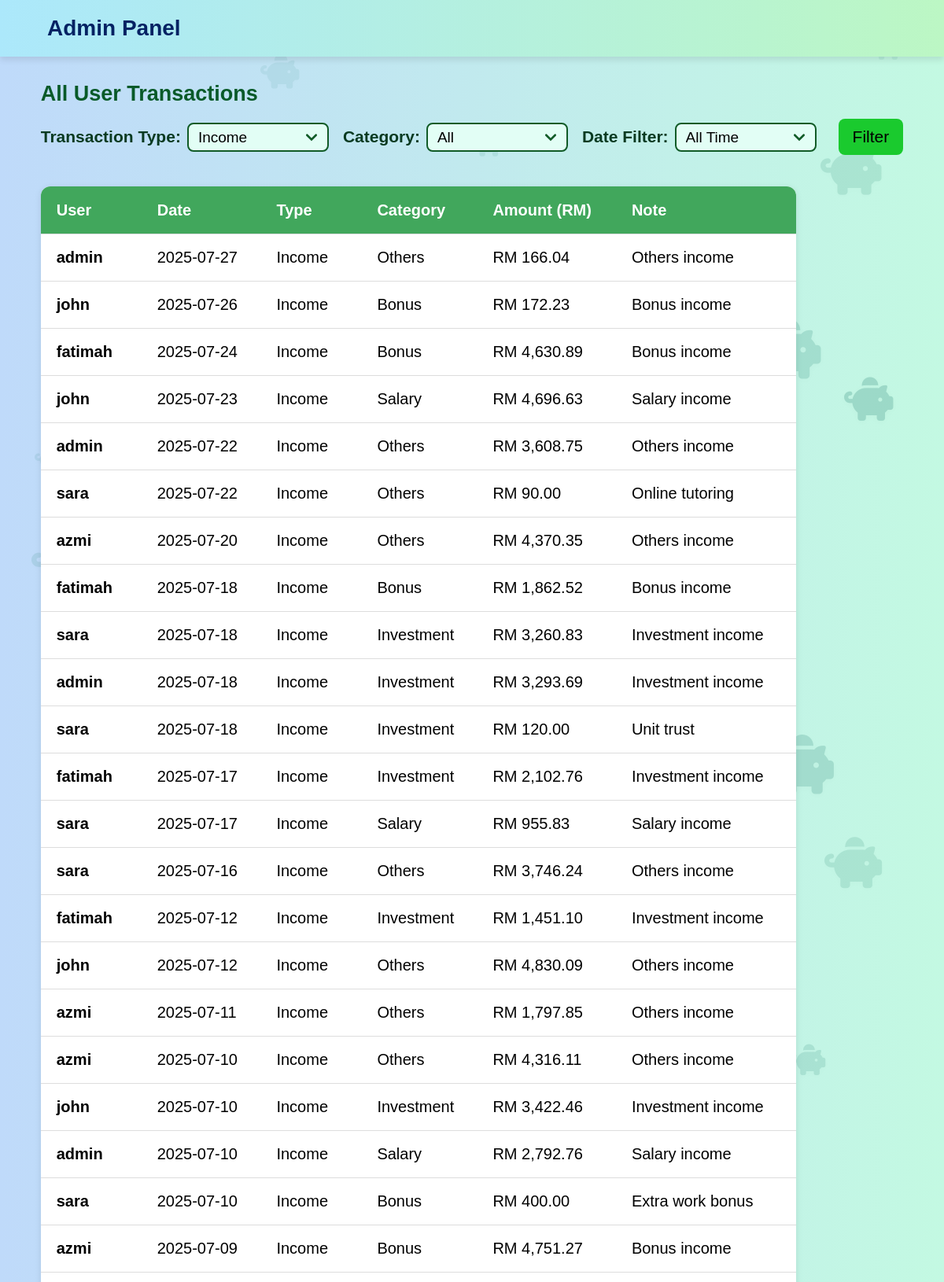
The page /admin_overview.php?type=income (signed in, upper part) on the database its author committed.
### tables this page shows
CREATE TABLE IF NOT EXISTS transactions (
    transaction_id INT AUTO_INCREMENT PRIMARY KEY,
    user_id INT NOT NULL,
    category_id INT NOT NULL,
    type ENUM('income', 'expense') NOT NULL,
    amount DECIMAL(10,2) NOT NULL,
    note TEXT,
    date DATE,
    FOREIGN KEY (user_id) REFERENCES users(user_id) ON DELETE CASCADE,
    FOREIGN KEY (category_id) REFERENCES categories(category_id) ON DELETE CASCADE
);

CREATE TABLE IF NOT EXISTS users (
    user_id INT AUTO_INCREMENT PRIMARY KEY,
    username VARCHAR(100) NOT NULL,
    email VARCHAR(100) NOT NULL UNIQUE,
    password VARCHAR(255) NOT NULL,
    role ENUM('user', 'admin') DEFAULT 'user'
);

CREATE TABLE IF NOT EXISTS categories (
    category_id INT AUTO_INCREMENT PRIMARY KEY,
    name VARCHAR(50) NOT NULL,
    type VARCHAR(50) NOT NULL  
);

### admin_overview.php (the view, shortened to what this page needs)
<?php
require_once 'admin_header.php';
require_once 'includes/db.php';
$date_filter = $_GET['date_filter'] ?? '';
?>
    <div id="piggy-bg"></div>
    <div class="piggy-container" aria-hidden="true"></div>
<main class="overviewmain">
    <section id="overview">
        <h2>All User Transactions</h2>
        <form method="GET" action="admin_overview.php">
            <div class="filtergroup">
                <label for="transactionType">Transaction Type:</label>
                <select id="OtransactionType" name="type" onchange="this.form.submit()" required>
                    <?php $selectedType = $_GET['type'] ?? 'all'; ?>
                    <option value="income" <?= $selectedType == 'income' ? 'selected' : '' ?>>Income</option>
                </select>
            </div>
            <div class="filtergroup">
                <label for="category">Category:</label>
                <select name="category" id="Ocategory">
                    <option value="">All</option>
                </select>
            </div>
            <div class="filtergroup">
                <label for="date_filter">Date Filter:</label>
                <select name="date_filter" id="Odate_filter">
                    <option value="" <?= $date_filter == '' ? 'selected' : '' ?>>All Time</option>
                </select>
            </div>
            <div class="filtergroup">
                <button type="submit" class="filterbtn">Filter</button>
            </div>
        </form>
        <?php
        $selectedType = isset($_GET['type']) ? $_GET['type'] : 'all';
        if ($selectedType === 'all') {
            $transactionTypes = ['income', 'expense'];
            foreach ($transactionTypes as $currentType) {
                echo "<h3>" . ucfirst($currentType) . " Transactions</h3>";
                echo "<table>";
                echo "<thead>
                        <tr>
                            <th>User</th>
                            <th>Date</th>
                            <th>Category</th>
                            <th>Amount (RM)</th>
                            <th>Note</th>
                        </tr>
                      </thead>";
                echo "<tbody>";
                $sql = "SELECT t.*, c.name AS category_name, u.username
                        FROM transactions t
                        JOIN categories c ON t.category_id = c.category_id
                        JOIN users u ON t.user_id = u.user_id
                        WHERE t.type = ?";
                $params = [$currentType];
                $types = "s";
                if (!empty($_GET['category'])) {
                    $sql .= " AND t.category_id = ?";
                    $params[] = $_GET['category'];
                    $types .= "i";
                }
                if (!empty($_GET['date_filter']) && is_numeric($_GET['date_filter'])) {
                    $days = (int)$_GET['date_filter'];
                    $sql .= " AND t.date >= DATE_SUB(CURDATE(), INTERVAL ? DAY)";
                    $params[] = $days;
                    $types .= "i";
                }
                $sql .= " ORDER BY t.date DESC, t.transaction_id DESC";
                $stmt = $conn->prepare($sql);
                if ($stmt) {
                    $stmt->bind_param($types, ...$params);
                    $stmt->execute();
                    $result = $stmt->get_result();
                    if ($result->num_rows > 0) {
                        $total = 0;
                        while ($row = $result->fetch_assoc()) {
                            $total += $row['amount'];
                            echo "<tr>
                                    <td><strong>" . htmlspecialchars($row['username']) . "</strong></td>
                                    <td>" . htmlspecialchars($row['date']) . "</td>
                                    <td>" . htmlspecialchars($row['category_name']) . "</td>
                                    <td>" . number_format($row['amount'], 2) . "</td>
                                    <td>" . htmlspecialchars($row['note']) . "</td>
                                  </tr>";
                        }
                        echo "<tr style='font-weight: bold; background-color: #f0f0f0;'>
                                <td colspan='3'>Total " . ucfirst($currentType) . "</td>
                                <td>RM " . number_format($total, 2) . "</td>
                                <td></td>
                              </tr>";
                    } else {
                        echo "<tr><td colspan='5' style='text-align: center; padding: 20px;'>No " . $currentType . " transactions found.</td></tr>";
                    }
                    $stmt->close();
                } else {
                    echo "<tr><td colspan='5' style='text-align: center; padding: 20px; color: red;'>Error preparing query: " . htmlspecialchars($conn->error) . "</td></tr>";
                }
                echo "</tbody>";
                echo "</table>";
                echo "<br>";
            }
        } else {
            echo "<table>";
            echo "<thead>
                    <tr>
                        <th>User</th>
                        <th>Date</th>
                        <th>Type</th>
                        <th>Category</th>
                        <th>Amount (RM)</th>
                        <th>Note</th>
                    </tr>
                  </thead>";
            echo "<tbody>";
            $sql = "SELECT t.*, c.name AS category_name, u.username
                    FROM transactions t
                    JOIN categories c ON t.category_id = c.category_id
                    JOIN users u ON t.user_id = u.user_id
                    WHERE 1";
            $params = [];
            $types = "";
            if (!empty($_GET['type']) && $_GET['type'] !== 'all') {
                $sql .= " AND t.type = ?";
                $params[] = $_GET['type'];
                $types .= "s";
            }
            $sql .= " ORDER BY t.date DESC, t.transaction_id DESC";
            $stmt = $conn->prepare($sql);
            if ($stmt && !empty($params)) {
                $stmt->bind_param($types, ...$params);
            }
            $stmt->execute();
            $result = $stmt->get_result();
            if ($result->num_rows > 0) {
                while ($row = $result->fetch_assoc()) {
                    echo "<tr>
                            <td><strong>" . htmlspecialchars($row['username']) . "</strong></td>
                            <td>" . htmlspecialchars($row['date']) . "</td>
                            <td>" . htmlspecialchars(ucfirst($row['type'])) . "</td>
                            <td>" . htmlspecialchars($row['category_name']) . "</td>
                            <td>RM " . number_format($row['amount'], 2) . "</td>
                            <td>" . htmlspecialchars($row['note']) . "</td>
                          </tr>";
                }
            } else {
                echo "<tr><td colspan='6' style='text-align: center; padding: 20px;'>No transactions found.</td></tr>";
            }
            echo "</tbody>";
            echo "</table>";
        }
        ?>
    </section>
</main>

### style.css (style rules this page uses)
* { padding: 0; margin: 0; font-family:'Trebuchet MS', 'Lucida Sans Unicode', 'Lucida Grande', 'Lucida Sans', Arial, sans-serif; box-sizing: border-box; }
html, body { margin: 0; padding: 0; width: 100%; background: linear-gradient(to left, #c3f9e2, #bfdafa); overflow-x: hidden; height: 100%; display: flex; flex-direction: column; }
body { flex-grow: 1; position: relative; z-index: 1; }
main { flex: 1 0 auto; padding-bottom: 500px; box-sizing: border-box; }
main { display: flex; justify-content: center; align-items: center; flex: 1; padding: 0 clamp(2rem, 1vw, 6rem); }
#overview { width: 100%; }
#piggy-bg { position: fixed; top: 0; left: 0; width: 100%; height: 100vh; z-index: -1; pointer-events: none; overflow: hidden; }
.piggy-container { position: fixed; top: 0; left: 0; width: 100%; height: 100vh; pointer-events: none; z-index: -1; }
table { width: 60%; border-collapse: collapse; margin-top: 30px; font-size: clamp(16px, 2vw, 20px); background-color: #fff; box-shadow: 0 2px 8px rgba(0,0,0,0.1); border-radius: 12px; overflow: hidden; }
table thead { background-color: #41a75c; color: white; text-align: left; }
table th, table td { padding: 16px 20px; border-bottom: 1px solid #ddd; min-width: 120px; height: 60px; text-align: left; vertical-align: middle; }
.overviewmain { display: flex; justify-content: center; align-items: center; margin: 2rem auto; }
#overview h2 { font-size: clamp(27px, 2.2vw, 30px); color: #095a29; margin-bottom: clamp(16px, 1vw, 20px); }
#overview form { display: flex; flex-wrap: wrap; flex-direction: column; align-items: flex-start; gap: 10px; margin-bottom: 10px; }
#overview .filtergroup { display: flex; flex-wrap: wrap; align-items: center; gap: 8px; }
.filtergroup label { font-size: clamp(21px, 1.6vw, 23px); font-weight: bold; color: #093a21; white-space: nowrap; gap: 50px; }
#Odate_filter, #OtransactionType, #Ocategory { width: 180px; }
.filtergroup select { padding: 6px 12px; background-color: #e2fef5; border: 2px solid #115b27; border-radius: 8px; font-size: clamp(19px, 1.5vw, 21px); resize: vertical; transition: border-color 0.3s; }
.filtergroup select { appearance: none; background-repeat: no-repeat; background-position: right 12px center; background-size: 16px; }
.filterbtn { background-color: #1aca2e; padding: 11px 18px; font-size: clamp(21px, 1.6vw, 23px); border: none; border-radius: 8px; transition: background-color 0.3s; margin-bottom: 20px; }
#overview table { width: clamp(500px, 80vw, 1200px); border-collapse: collapse; margin-top: 20px; margin-bottom: 30px; font-size: clamp(16px, 2vw, 20px); background-color: #fff; box-shadow: 0 2px 8px rgba(0,0,0,0.1); border-radius: 12px; overflow: hidden; }
#overview table thead { background-color: #41a75c; color: white; text-align: left; }
#overview table th, #overview table td { padding: 16px 20px; border-bottom: 1px solid #ddd; min-width: 120px; height: 60px; text-align: left; vertical-align: middle; }
@media (min-width: 1030px) { #overview form { flex-direction: row; align-items: center; gap: 18px; } }
@media (min-width: 1030px) { .filterbtn { margin-left: 10px; } }
@media (min-width: 1030px) { #overview .filtergroup { margin-bottom: 20px; } }
@media (min-width: 1030px) { .filterbtn { margin-bottom: 0; } }

### rows shown on the page
transactions: user.username "admin", date "2025-07-27", type "Income", category.name "Others", amount "166.04", note "Others income"
transactions: user.username "john", date "2025-07-26", type "Income", category.name "Bonus", amount "172.23", note "Bonus income"
transactions: user.username "fatimah", date "2025-07-24", type "Income", category.name "Bonus", amount "4,630.89", note "Bonus income"
transactions: user.username "john", date "2025-07-23", type "Income", category.name "Salary", amount "4,696.63", note "Salary income"
transactions: user.username "admin", date "2025-07-22", type "Income", category.name "Others", amount "3,608.75", note "Others income"
transactions: user.username "sara", date "2025-07-22", type "Income", category.name "Others", amount "90.00", note "Online tutoring"
transactions: user.username "azmi", date "2025-07-20", type "Income", category.name "Others", amount "4,370.35", note "Others income"
transactions: user.username "fatimah", date "2025-07-18", type "Income", category.name "Bonus", amount "1,862.52", note "Bonus income"
transactions: user.username "sara", date "2025-07-18", type "Income", category.name "Investment", amount "3,260.83", note "Investment income"
transactions: user.username "admin", date "2025-07-18", type "Income", category.name "Investment", amount "3,293.69", note "Investment income"
transactions: user.username "sara", date "2025-07-18", type "Income", category.name "Investment", amount "120.00", note "Unit trust"
transactions: user.username "fatimah", date "2025-07-17", type "Income", category.name "Investment", amount "2,102.76", note "Investment income"
transactions: user.username "sara", date "2025-07-17", type "Income", category.name "Salary", amount "955.83", note "Salary income"
transactions: user.username "sara", date "2025-07-16", type "Income", category.name "Others", amount "3,746.24", note "Others income"
transactions: user.username "fatimah", date "2025-07-12", type "Income", category.name "Investment", amount "1,451.10", note "Investment income"
transactions: user.username "john", date "2025-07-12", type "Income", category.name "Others", amount "4,830.09", note "Others income"
transactions: user.username "azmi", date "2025-07-11", type "Income", category.name "Others", amount "1,797.85", note "Others income"
transactions: user.username "azmi", date "2025-07-10", type "Income", category.name "Others", amount "4,316.11", note "Others income"
transactions: user.username "john", date "2025-07-10", type "Income", category.name "Investment", amount "3,422.46", note "Investment income"
transactions: user.username "admin", date "2025-07-10", type "Income", category.name "Salary", amount "2,792.76", note "Salary income"
transactions: user.username "sara", date "2025-07-10", type "Income", category.name "Bonus", amount "400.00", note "Extra work bonus"
transactions: user.username "azmi", date "2025-07-09", type "Income", category.name "Bonus", amount "4,751.27", note "Bonus income"
